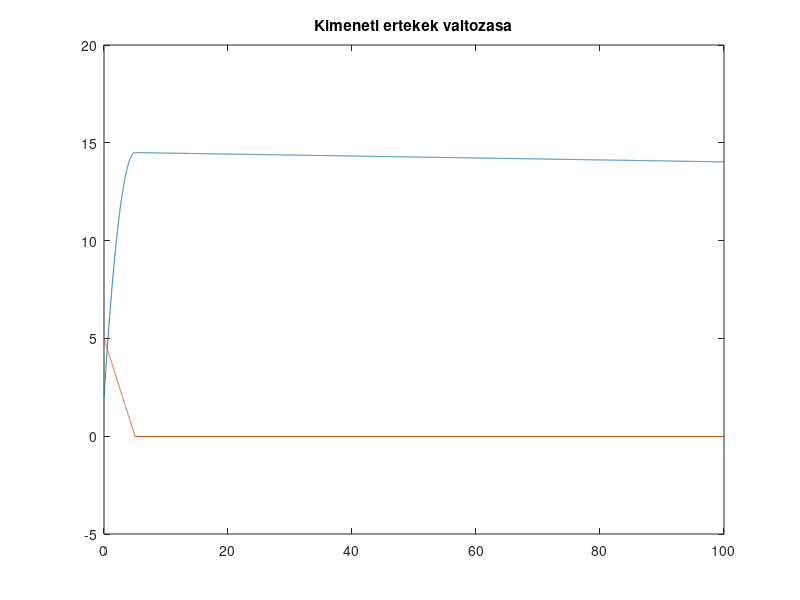
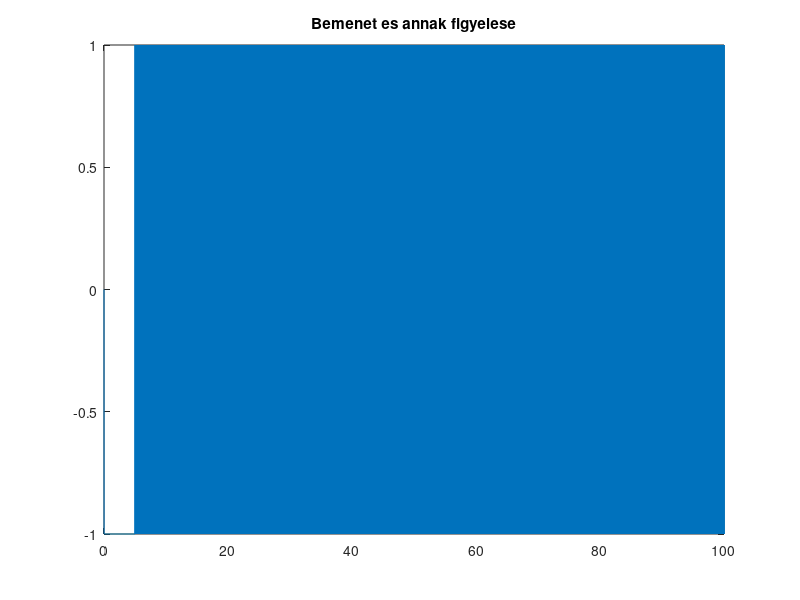
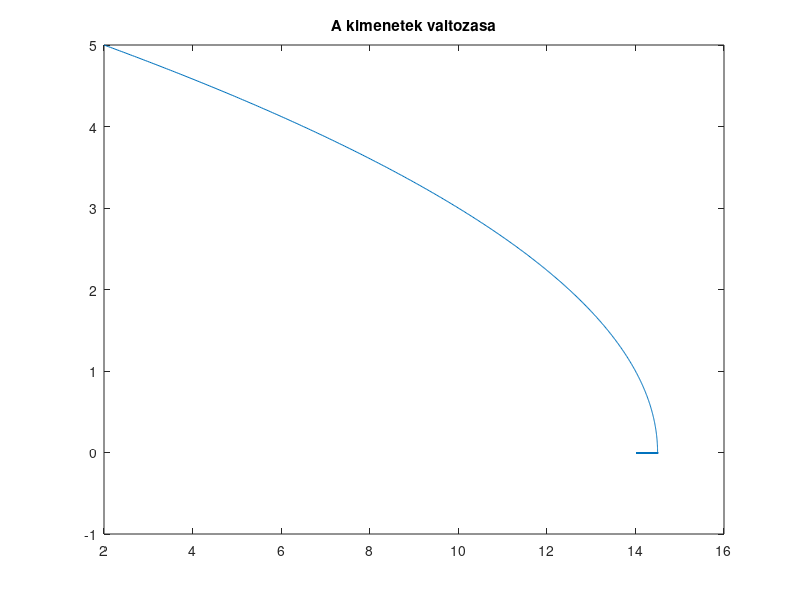

Here is the MATLAB script that generated these plots, in order:
clc;
close all;
clear all;

x0=[2;5];
A=[0 1;0 0];
B=[0;1];
C=eye(2);
D=[0;0];

%% folytonos allapotteres modell

Ts=0.01;
sys=ss(A,B,C,D);

%% diszkretizaltunk/mintaveteleztunk
sys2=c2d(sys,Ts);

[Ad,Bd,Cd,Dd]=ssdata(sys2);
epsz=10^-3;
t=0:Ts:100;
x=x0;
utomb=0;
for i=1:length(t)-1
    u=-sign(x0(2));
    x0=Ad*x0+Bd*u;
    x=[x x0];
    utomb=[utomb u];
    if abs(x0(1))<epsz && abs(x0(2))<epsz
        break;
    end
end

n=length(x);
plot(t(1:n),x');
title("Kimeneti ertekek valtozasa")
figure(2);
plot(t(1:n),utomb);
title("Bemenet es annak figyelese")
figure(3);
plot(x(1,:),x(2,:));
title("A kimenetek valtozasa")